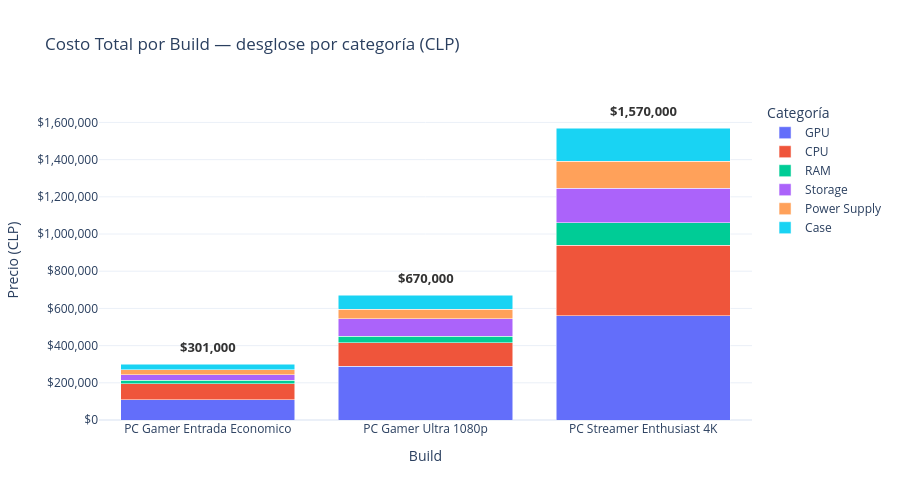

Here is the notebook cell this chart was saved with:
### Markdown cell above
---
## 7. Análisis 4 — Cruce Principal: ¿Cuánto cuesta armar cada Build?
Comparamos el costo total de cada build pre-armada según los precios de eBay.

### Code cell
# Costo TOTAL de builds usando la BD (todos los componentes por build)
if conn:
    query = """
    SELECT 
        bt.template_name AS build,
        c.name           AS componente,
        c.categoria,
        m.price_clp      AS precio_clp
    FROM build_templates bt
    JOIN build_components  bc ON bt.id         = bc.build_templates_id
    JOIN component         c  ON bc.component_id = c.id
    JOIN market_prices_external m ON c.id      = m.component_id
    """
    df_build_full = pd.read_sql(query, conn)
else:
    df_build_full = pd.DataFrame()

if not df_build_full.empty:
    # Calcular totales por build para el eje Y
    totales = df_build_full.groupby('build')['precio_clp'].sum().reset_index()
    totales.columns = ['build', 'total']

    # Gráfico de barras apiladas por categoría
    fig_builds = px.bar(
        df_build_full,
        x='build', y='precio_clp',
        color='categoria',
        title='Costo Total por Build — desglose por categoría (CLP)',
        template='plotly_white',
        labels={'precio_clp': 'Precio (CLP)', 'build': 'Build', 'categoria': 'Categoría'},
        barmode='stack',
        # Sin text en las barras apiladas — usamos anotaciones separadas
    )

    # Quitar texto de las barras individuales (demasiado pequeñas para algunas)
    fig_builds.update_traces(
        hovertemplate='<b>%{x}</b><br>%{data.name}: $%{y:,.0f}<extra></extra>'
    )

    # Anotar el TOTAL sobre cada barra apilada
    for _, row in totales.iterrows():
        fig_builds.add_annotation(
            x=row['build'],
            y=row['total'],
            text=f"<b>${row['total']:,.0f}</b>",
            showarrow=False,
            yanchor='bottom',
            yshift=6,
            font=dict(size=13, color='#333333')
        )

    fig_builds.update_layout(
        yaxis_tickprefix='$',
        yaxis_tickformat=',',
        legend_title_text='Categoría',
        height=500,
        uniformtext_minsize=0,
        uniformtext_mode=None
    )
    fig_builds.show()

    # Tabla resumen con desglose por categoría
    df_pivot = df_build_full.pivot_table(
        index='build', columns='categoria', values='precio_clp', aggfunc='sum', fill_value=0
    )
    df_pivot['TOTAL'] = df_pivot.sum(axis=1)
    df_pivot = df_pivot.sort_values('TOTAL')
    # Formatear como CLP
    display(df_pivot.map(lambda x: f"${x:,.0f}"))
else:
    print("Sin conexión a MySQL. No se puede calcular el costo total de builds.")

### Figure 1 — Plotly figure (JSON) as saved in the notebook; plotly's stock layout.template omitted (floating-point values rounded to 4 significant figures)
{"data": [{"hovertemplate": "<b>%{x}</b><br>%{data.name}: $%{y:,.0f}<extra></extra>", "legendgroup": "GPU", "marker": {"color": "#636efa", "pattern": {"shape": ""}}, "name": "GPU", "orientation": "v", "showlegend": true, "textposition": "auto", "type": "bar", "x": ["PC Gamer Entrada Economico", "PC Gamer Ultra 1080p", "PC Streamer Enthusiast 4K"], "xaxis": "x", "y": [110000, 290000, 560000], "yaxis": "y"}, {"hovertemplate": "<b>%{x}</b><br>%{data.name}: $%{y:,.0f}<extra></extra>", "legendgroup": "CPU", "marker": {"color": "#EF553B", "pattern": {"shape": ""}}, "name": "CPU", "orientation": "v", "showlegend": true, "textposition": "auto", "type": "bar", "x": ["PC Gamer Entrada Economico", "PC Gamer Ultra 1080p", "PC Streamer Enthusiast 4K"], "xaxis": "x", "y": [85000, 125000, 380000], "yaxis": "y"}, {"hovertemplate": "<b>%{x}</b><br>%{data.name}: $%{y:,.0f}<extra></extra>", "legendgroup": "RAM", "marker": {"color": "#00cc96", "pattern": {"shape": ""}}, "name": "RAM", "orientation": "v", "showlegend": true, "textposition": "auto", "type": "bar", "x": ["PC Gamer Entrada Economico", "PC Gamer Ultra 1080p", "PC Streamer Enthusiast 4K"], "xaxis": "x", "y": [18000, 35000, 120000], "yaxis": "y"}, {"hovertemplate": "<b>%{x}</b><br>%{data.name}: $%{y:,.0f}<extra></extra>", "legendgroup": "Storage", "marker": {"color": "#ab63fa", "pattern": {"shape": ""}}, "name": "Storage", "orientation": "v", "showlegend": true, "textposition": "auto", "type": "bar", "x": ["PC Gamer Entrada Economico", "PC Gamer Ultra 1080p", "PC Streamer Enthusiast 4K"], "xaxis": "x", "y": [30000, 95000, 185000], "yaxis": "y"}, {"hovertemplate": "<b>%{x}</b><br>%{data.name}: $%{y:,.0f}<extra></extra>", "legendgroup": "Power Supply", "marker": {"color": "#FFA15A", "pattern": {"shape": ""}}, "name": "Power Supply", "orientation": "v", "showlegend": true, "textposition": "auto", "type": "bar", "x": ["PC Gamer Entrada Economico", "PC Gamer Ultra 1080p", "PC Streamer Enthusiast 4K"], "xaxis": "x", "y": [28000, 50000, 145000], "yaxis": "y"}, {"hovertemplate": "<b>%{x}</b><br>%{data.name}: $%{y:,.0f}<extra></extra>", "legendgroup": "Case", "marker": {"color": "#19d3f3", "pattern": {"shape": ""}}, "name": "Case", "orientation": "v", "showlegend": true, "textposition": "auto", "type": "bar", "x": ["PC Gamer Entrada Economico", "PC Gamer Ultra 1080p", "PC Streamer Enthusiast 4K"], "xaxis": "x", "y": [30000, 75000, 180000], "yaxis": "y"}], "layout": {"annotations": [{"font": {"color": "#333333", "size": 13}, "showarrow": false, "text": "<b>$301,000</b>", "x": "PC Gamer Entrada Economico", "y": 301000, "yanchor": "bottom", "yshift": 6}, {"font": {"color": "#333333", "size": 13}, "showarrow": false, "text": "<b>$670,000</b>", "x": "PC Gamer Ultra 1080p", "y": 670000, "yanchor": "bottom", "yshift": 6}, {"font": {"color": "#333333", "size": 13}, "showarrow": false, "text": "<b>$1,570,000</b>", "x": "PC Streamer Enthusiast 4K", "y": 1570000, "yanchor": "bottom", "yshift": 6}], "barmode": "stack", "height": 500, "legend": {"title": {"text": "Categoría"}, "tracegroupgap": 0}, "title": {"text": "Costo Total por Build — desglose por categoría (CLP)"}, "uniformtext": {"minsize": 0}, "xaxis": {"anchor": "y", "domain": [0, 1], "title": {"text": "Build"}}, "yaxis": {"anchor": "x", "domain": [0, 1], "tickformat": ",", "tickprefix": "$", "title": {"text": "Precio (CLP)"}}}}
